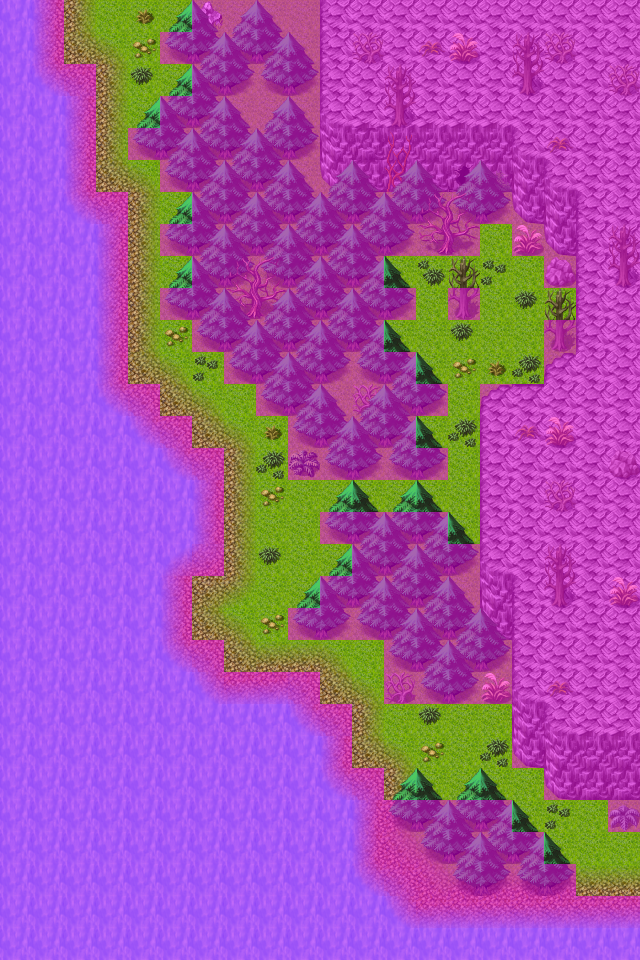

This is a level from a 2D game, rendered from its Tiled map with the project's own tilesets. A one-line summary and the map file follow, with tile-layer data summarised:
An orthogonal 20x30 tile map with 32x32 px tiles, 4 tile layers (Ground, Objects, Above, Walkable), 10 tilesets and 13 objects (11x spawn, 2x mapchange).

<map version="1.0" orientation="orthogonal" width="20" height="30" tilewidth="32" tileheight="32">
    <properties>
        <property name="outdoors" value="1" />
    </properties>
    <tileset firstgid="1" name="map_0" tilewidth="32" tileheight="32">
        <image source="../drawable/map_0.png" />
    </tileset>
    <tileset firstgid="65" name="map_6" tilewidth="32" tileheight="32">
        <image source="../drawable/map_6.png" />
    </tileset>
    <tileset firstgid="129" name="map_4" tilewidth="32" tileheight="32">
        <image source="../drawable/map_4.png" />
    </tileset>
    <tileset firstgid="193" name="map_3" tilewidth="32" tileheight="32">
        <image source="../drawable/map_3.png" />
    </tileset>
    <tileset firstgid="257" name="map_1" tilewidth="32" tileheight="32">
        <image source="../drawable/map_1.png" />
    </tileset>
    <tileset firstgid="321" name="map_5" tilewidth="32" tileheight="32">
        <image source="../drawable/map_5.png" />
    </tileset>
    <tileset firstgid="385" name="map_7" tilewidth="32" tileheight="32">
        <image source="../drawable/map_7.png" />
    </tileset>
    <tileset firstgid="449" name="map_27" tilewidth="32" tileheight="32">
        <image source="../drawable/map_27.png" />
    </tileset>
    <tileset firstgid="513" name="map_2" tilewidth="32" tileheight="32">
        <image source="../drawable/map_2.png" />
    </tileset>
    <tileset firstgid="577" name="map_9" tilewidth="32" tileheight="32">
        <image source="../drawable/map_9.png" />
    </tileset>
    <layer name="Ground" width="20" height="30">
        <data>[600 cells, 600 non-empty, 10 distinct tile ids]</data>
    </layer>
    <layer name="Objects" width="20" height="30">
        <data>[600 cells, 259 non-empty, 40 distinct tile ids]</data>
    </layer>
    <layer name="Above" width="20" height="30">
        <data>[600 cells, 63 non-empty, 12 distinct tile ids]</data>
    </layer>
    <layer name="Walkable" width="20" height="30">
        <data>[600 cells, 490 non-empty, 1 distinct tile ids]</data>
    </layer>
    <objectgroup name="Mapevents">
        <object name="east" type="mapchange" x="608" y="832" width="32" height="64">
            <properties>
                <property name="map" value="mountainlake7" />
                <property name="place" value="west" />
            </properties>
        </object>
        <object name="north" type="mapchange" x="64" y="0" width="128" height="32">
            <properties>
                <property name="map" value="mountainlake9" />
                <property name="place" value="south" />
            </properties>
        </object>
    </objectgroup>
    <objectgroup name="Spawn">
        <object name="mbrute_4" type="spawn" x="96" y="128" width="32" height="32">
            <properties>
                <property name="spawngroup" value="mbrute_4" />
            </properties>
        </object>
        <object name="mbrute_3" type="spawn" x="128" y="224" width="32" height="32">
            <properties>
                <property name="spawngroup" value="mbrute_3" />
            </properties>
        </object>
        <object name="mbrute_4_1" type="spawn" x="128" y="288" width="32" height="32">
            <properties>
                <property name="spawngroup" value="mbrute_4" />
            </properties>
        </object>
        <object name="mbrute_4_2" type="spawn" x="288" y="640" width="32" height="32">
            <properties>
                <property name="spawngroup" value="mbrute_4" />
            </properties>
        </object>
        <object name="mbrute_3_1" type="spawn" x="448" y="448" width="32" height="32">
            <properties>
                <property name="spawngroup" value="mbrute_3" />
            </properties>
        </object>
        <object name="mbrute_3_2" type="spawn" x="448" y="384" width="32" height="32">
            <properties>
                <property name="spawngroup" value="mbrute_3" />
            </properties>
        </object>
        <object name="mbrute_4_3" type="spawn" x="352" y="224" width="224" height="160">
            <properties>
                <property name="spawngroup" value="mbrute_4" />
            </properties>
        </object>
        <object name="mbrute_2" type="spawn" x="128" y="352" width="224" height="288">
            <properties>
                <property name="quantity" value="2" />
                <property name="spawngroup" value="mbrute_2" />
            </properties>
        </object>
        <object name="mbrute_2_1" type="spawn" x="320" y="640" width="256" height="224">
            <properties>
                <property name="spawngroup" value="mbrute_2" />
            </properties>
        </object>
        <object name="wild_berry" type="spawn" x="384" y="224" width="192" height="160">
            <properties>
                <property name="active" value="false" />
                <property name="quantity" value="3" />
                <property name="spawngroup" value="wild_berry3" />
            </properties>
        </object>
    </objectgroup>
    <objectgroup name="Spawn2" visible="0">
        <object name="mbrute_2_2" type="spawn" x="64" y="64" width="512" height="832">
            <properties>
                <property name="quantity" value="3" />
                <property name="spawngroup" value="mbrute_2" />
            </properties>
        </object>
    </objectgroup>
    <objectgroup name="Keys" />
</map>
